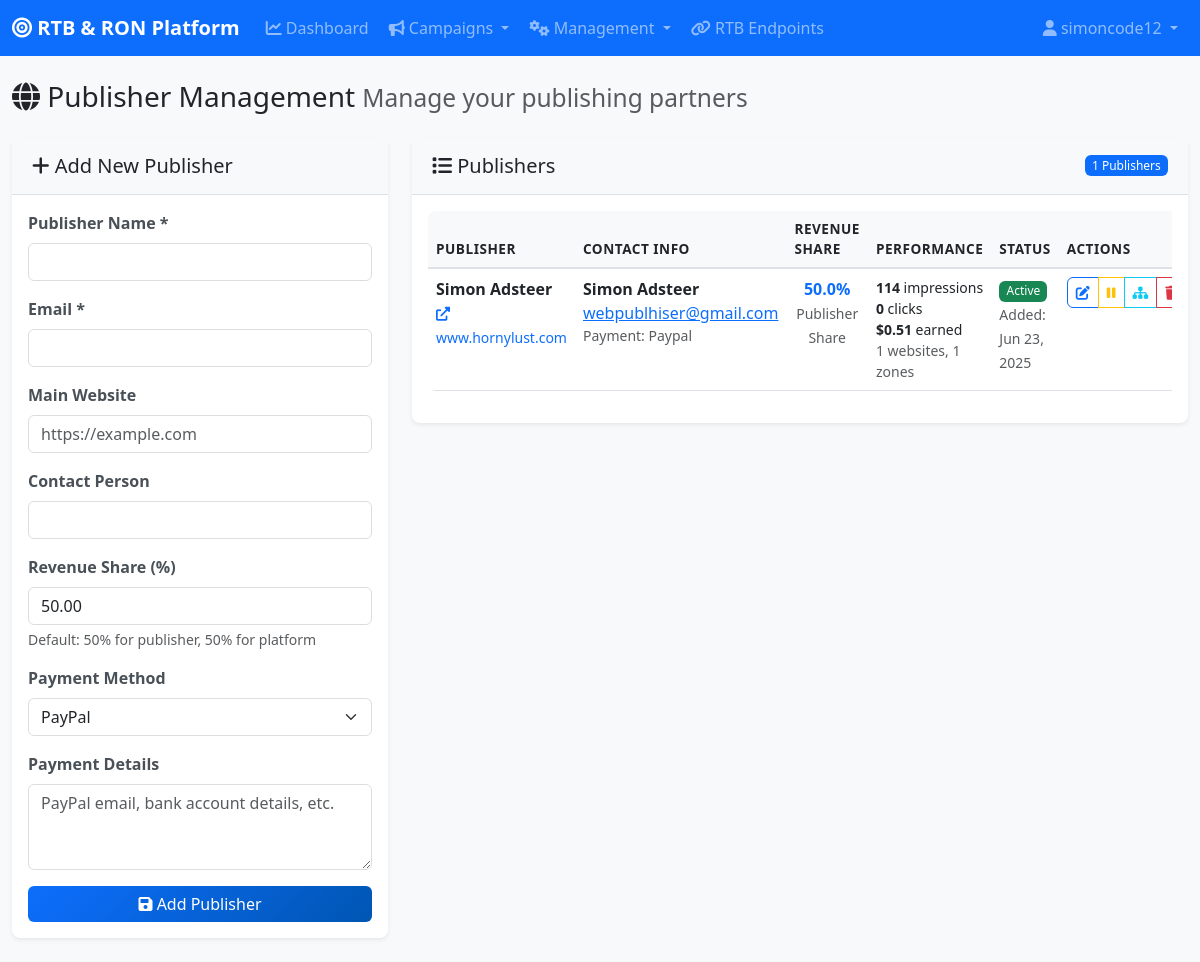
Page /admin/publisher.php (signed in) on the committed database.
### tables this page shows
CREATE TABLE `publishers` (
  `id` int(11) NOT NULL,
  `name` varchar(255) NOT NULL,
  `email` varchar(100) DEFAULT NULL,
  `website` varchar(255) DEFAULT NULL,
  `contact_person` varchar(100) DEFAULT NULL,
  `revenue_share` decimal(5,2) DEFAULT 50.00,
  `payment_method` enum('paypal','bank_transfer','wire') DEFAULT 'paypal',
  `payment_details` text DEFAULT NULL,
  `status` enum('active','inactive','pending') DEFAULT 'active',
  `created_at` timestamp NULL DEFAULT current_timestamp(),
  `updated_at` timestamp NULL DEFAULT current_timestamp() ON UPDATE current_timestamp(),
  `notes` text DEFAULT NULL
);

### config/database.php (called while the page is built, shortened)
<?php
function formatCurrency($amount) {
    return '$' . number_format($amount, 2);
}
function formatNumber($number) {
    return number_format($number);
}
?>

### admin/publisher.php (the view, shortened to what this page needs)
<?php
include 'includes/header.php';
$publishers = $pdo->query("
    SELECT p.*,
           COUNT(DISTINCT w.id) as website_count,
           COUNT(DISTINCT z.id) as zone_count,
           COALESCE(SUM(rt.impressions), 0) as total_impressions,
           COALESCE(SUM(rt.clicks), 0) as total_clicks,
           COALESCE(SUM(rt.publisher_revenue), 0) as total_revenue
    FROM publishers p
    LEFT JOIN websites w ON p.id = w.publisher_id AND w.status = 'active'
    LEFT JOIN zones z ON w.id = z.website_id AND z.status = 'active'
    LEFT JOIN revenue_tracking rt ON p.id = rt.publisher_id
    GROUP BY p.id
    ORDER BY p.created_at DESC
")->fetchAll();
?>
<div class="row">
    <div class="col-12">
        <h1 class="h3 mb-4">
            <i class="fas fa-globe"></i> Publisher Management
            <small class="text-muted">Manage your publishing partners</small>
        </h1>
    </div>
</div>
<div class="row">
    <div class="col-lg-4 mb-4">
        <div class="card">
            <div class="card-header">
                <h5 class="mb-0"><i class="fas fa-plus"></i> Add New Publisher</h5>
            </div>
            <div class="card-body">
                <form method="POST">
                    <div class="mb-3">
                        <label for="name" class="form-label">Publisher Name *</label>
                        <input type="text" class="form-control" id="name" name="name" required>
                    </div>
                    <div class="mb-3">
                        <label for="email" class="form-label">Email *</label>
                        <input type="email" class="form-control" id="email" name="email" required>
                    </div>
                    <div class="mb-3">
                        <label for="website" class="form-label">Main Website</label>
                        <input type="url" class="form-control" id="website" name="website"
                               placeholder="https://example.com">
                    </div>
                    <div class="mb-3">
                        <label for="contact_person" class="form-label">Contact Person</label>
                        <input type="text" class="form-control" id="contact_person" name="contact_person">
                    </div>
                    <div class="mb-3">
                        <label for="revenue_share" class="form-label">Revenue Share (%)</label>
                        <input type="number" class="form-control" id="revenue_share" name="revenue_share"
                               value="50.00" step="0.01" min="0" max="100">
                        <div class="form-text">Default: 50% for publisher, 50% for platform</div>
                    </div>
                    <div class="mb-3">
                        <label for="payment_method" class="form-label">Payment Method</label>
                        <select class="form-select" id="payment_method" name="payment_method">
                            <option value="paypal">PayPal</option>
                        </select>
                    </div>
                    <div class="mb-3">
                        <label for="payment_details" class="form-label">Payment Details</label>
                        <textarea class="form-control" id="payment_details" name="payment_details" rows="3"
                                  placeholder="PayPal email, bank account details, etc."></textarea>
                    </div>
                    <button type="submit" class="btn btn-primary w-100">
                        <i class="fas fa-save"></i> Add Publisher
                    </button>
                </form>
            </div>
        </div>
    </div>
    <div class="col-lg-8 mb-4">
        <div class="card">
            <div class="card-header d-flex justify-content-between align-items-center">
                <h5 class="mb-0"><i class="fas fa-list"></i> Publishers</h5>
                <span class="badge bg-primary"><?php echo count($publishers); ?> Publishers</span>
            </div>
            <div class="card-body">
                <?php if (empty($publishers)): ?>
                    <div class="text-center py-4">
                        <i class="fas fa-globe fa-3x text-muted mb-3"></i>
                        <p class="text-muted">No publishers added yet.</p>
                    </div>
                <?php else: ?>
                    <div class="table-responsive">
                        <table class="table table-hover">
                            <thead>
                                <tr>
                                    <th>Publisher</th>
                                    <th>Contact Info</th>
                                    <th>Revenue Share</th>
                                    <th>Performance</th>
                                    <th>Status</th>
                                    <th>Actions</th>
                                </tr>
                            </thead>
                            <tbody>
                                <?php foreach ($publishers as $publisher): ?>
                                <tr>
                                    <td>
                                        <div>
                                            <strong><?php echo htmlspecialchars($publisher['name']); ?></strong>
                                            <?php if ($publisher['website']): ?>
                                                <br>
                                                <a href="<?php echo htmlspecialchars($publisher['website']); ?>"
                                                   target="_blank" class="text-decoration-none small">
                                                    <i class="fas fa-external-link-alt"></i> <?php echo parse_url($publisher['website'], PHP_URL_HOST); ?>
                                                </a>
                                            <?php endif; ?>
                                        </div>
                                    </td>
                                    <td>
                                        <?php if ($publisher['contact_person']): ?>
                                            <div><strong><?php echo htmlspecialchars($publisher['contact_person']); ?></strong></div>
                                        <?php endif; ?>
                                        <div><a href="mailto:<?php echo htmlspecialchars($publisher['email']); ?>"><?php echo htmlspecialchars($publisher['email']); ?></a></div>
                                        <div class="small text-muted">
                                            Payment: <?php echo ucfirst(str_replace('_', ' ', $publisher['payment_method'])); ?>
                                        </div>
                                    </td>
                                    <td>
                                        <div class="text-center">
                                            <strong class="text-primary"><?php echo number_format($publisher['revenue_share'], 1); ?>%</strong>
                                            <br>
                                            <small class="text-muted">Publisher Share</small>
                                        </div>
                                    </td>
                                    <td>
                                        <div class="small">
                                            <div><strong><?php echo formatNumber($publisher['total_impressions']); ?></strong> impressions</div>
                                            <div><strong><?php echo formatNumber($publisher['total_clicks']); ?></strong> clicks</div>
                                            <div><strong><?php echo formatCurrency($publisher['total_revenue']); ?></strong> earned</div>
                                            <div class="text-muted">
                                                <?php echo $publisher['website_count']; ?> websites, <?php echo $publisher['zone_count']; ?> zones
                                            </div>
                                        </div>
                                    </td>
                                    <td>
                                        <span class="badge bg-<?php
                                            echo $publisher['status'] == 'active' ? 'success' :
                                                ($publisher['status'] == 'pending' ? 'warning' : 'secondary');
                                        ?>">
                                            <?php echo ucfirst($publisher['status']); ?>
                                        </span>
                                        <br>
                                        <small class="text-muted">
                                            Added: <?php echo date('M j, Y', strtotime($publisher['created_at'])); ?>
                                        </small>
                                    </td>
                                    <td>
                                        <div class="btn-group btn-group-sm">
                                            <button class="btn btn-outline-primary" data-bs-toggle="tooltip" title="Edit">
                                                <i class="fas fa-edit"></i>
                                            </button>
                                            <?php if ($publisher['status'] == 'pending'): ?>
                                                <a href="?action=approve&id=<?php echo $publisher['id']; ?>"
                                                   class="btn btn-outline-success" data-bs-toggle="tooltip" title="Approve">
                                                    <i class="fas fa-check"></i>
                                                </a>
                                            <?php elseif ($publisher['status'] == 'active'): ?>
                                                <a href="?action=suspend&id=<?php echo $publisher['id']; ?>"
                                                   class="btn btn-outline-warning" data-bs-toggle="tooltip" title="Suspend">
                                                    <i class="fas fa-pause"></i>
                                                </a>
                                            <?php endif; ?>
                                            <a href="website.php?publisher_id=<?php echo $publisher['id']; ?>"
                                               class="btn btn-outline-info" data-bs-toggle="tooltip" title="Websites">
                                                <i class="fas fa-sitemap"></i>
                                            </a>
                                            <button class="btn btn-outline-danger btn-delete" data-bs-toggle="tooltip" title="Delete">
                                                <i class="fas fa-trash"></i>
                                            </button>
                                        </div>
                                    </td>
                                </tr>
                                <?php endforeach; ?>
                            </tbody>
                        </table>
                    </div>
                <?php endif; ?>
            </div>
        </div>
    </div>
</div>
<?php include 'includes/footer.php'; ?>

### asset/css/style.css (style rules this page uses)
:root { --primary-color: #0d6efd; --secondary-color: #6c757d; --success-color: #198754; --warning-color: #ffc107; --danger-color: #dc3545; --info-color: #0dcaf0; --light-color: #f8f9fa; --dark-color: #212529; --sidebar-width: 280px; }
body { font-family: 'Segoe UI', Tahoma, Geneva, Verdana, sans-serif; background-color: #f8f9fa; transition: all 0.3s ease; }
.card { border: none; box-shadow: 0 0.125rem 0.25rem rgba(0, 0, 0, 0.075); border-radius: 0.5rem; transition: transform 0.2s ease, box-shadow 0.2s ease; }
.card-header { background-color: #f8f9fa; border-bottom: 1px solid #dee2e6; font-weight: 600; padding: 1rem 1.25rem; }
.btn { border-radius: 0.375rem; font-weight: 500; transition: all 0.2s ease; }
.btn-primary { background: linear-gradient(135deg, #0d6efd 0%, #0056b3 100%); border: none; }
.form-control, .form-select { border: 1px solid #ddd; border-radius: 0.375rem; transition: border-color 0.2s ease, box-shadow 0.2s ease; }
.form-label { font-weight: 600; color: #495057; margin-bottom: 0.5rem; }
.badge { font-weight: 500; font-size: 0.75em; padding: 0.4em 0.6em; border-radius: 0.375rem; }
.table { border-radius: 0.5rem; overflow: hidden; }
.table thead th { background-color: #f8f9fa; border-bottom: 2px solid #dee2e6; font-weight: 600; text-transform: uppercase; font-size: 0.85rem; letter-spacing: 0.5px; }
.table tbody tr { transition: background-color 0.2s ease; }

### rows in the picture
publishers: name "Simon Adsteer", website "www.hornylust.com", contact_person "Simon Adsteer", email "webpublhiser@gmail.com", payment_method "Paypal", revenue_share "50.0", total_impressions "114", total_clicks "0", total_revenue "$0.51", website_count "1", zone_count "1", status "Active", created_at "Jun 23, 2025"

### other values in the picture
$_SESSION['username'] "simoncode12"
count($publishers) "1"
